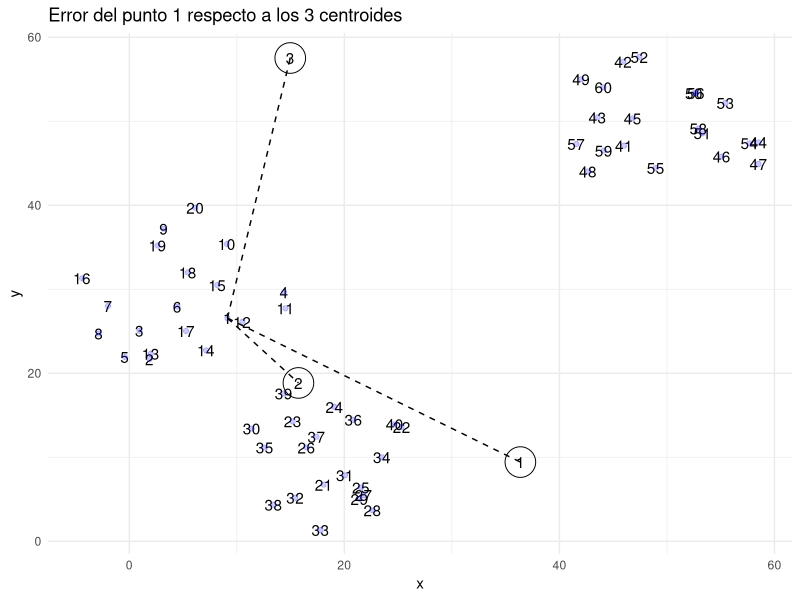
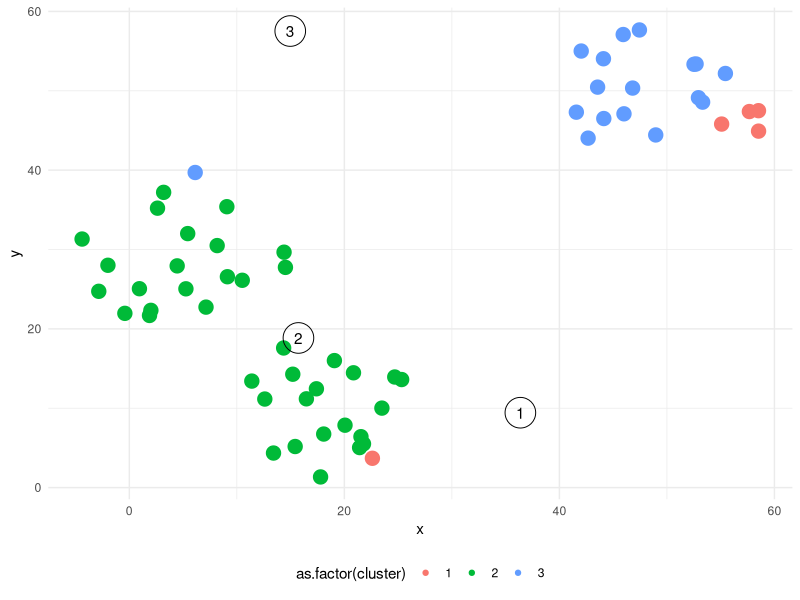

The R script that drew these images, in order: (Note: this script raises an error after producing the figures.)
######### k-means-clustering als numerisches Feature ###########
# daten 
circulo <- function(x, R, centroX=0, centroY=0){
  r = R * sqrt(runif(x))
  theta = runif(x) * 2 * pi
  x = centroX + r * cos(theta)
  y = centroY + r * sin(theta)
  
  z = data.frame(x = x, y = y)
  return(z)
}

library(ggplot2)
set.seed(123)

# We create points around three different points.
datos_1 <- circulo(x = 20,R = 10, centroX = 5, centroY = 30)
datos_2 <- circulo(x = 20,R = 10, centroX = 20, centroY = 10)
datos_3 <- circulo(x = 20,R = 10, centroX = 50, centroY = 50)


datos = data.frame(
  rbind(datos_1,datos_2, datos_3),
  numero_punto = 1:60
)

rm(datos_1,datos_2,datos_3, circulo)

# distanzmessung zw datenpunkten und darstellung
crear_centroides <- function(n_centroides = 3,datos = datos, columns_skip){
  datos_limpios = datos[ , -which(names(datos) %in% columns_skip)]
  columnas <- c(letters[24:26],letters[1:23])
  
  x = matrix(ncol = ncol(datos_limpios) +1, nrow = n_centroides)
  x[1:n_centroides,1:ncol(datos_limpios)] = replicate(ncol(datos_limpios), runif(n_centroides,min(datos_limpios), max(datos_limpios))) 
  x[,ncol(datos_limpios) +1] = 1:n_centroides
  x = data.frame(x, stringsAsFactors = FALSE)
  colnames(x) <- c(columnas[1:ncol(x)-1], "n_centroide")
  return(x)
}

centroides = crear_centroides(n_centroides = 3, datos = datos, columns_skip = "numero_punto")

ggplot() +
  geom_text(aes(x,y, label = numero_punto), data = datos) + 
  geom_point(aes(x,y), col = "blue",alpha = 0.2, data = datos) + 
  geom_point(aes(x,y), data = centroides, size = 10, shape=21) +
  geom_text(aes(x,y, label = n_centroide), data = centroides, col = "black") +
  
  geom_segment(aes(x = datos[1,"x"], y =  datos[1,"y"],
                   xend =   centroides[1,"x"], yend =  centroides[1,"y"]), linetype = "dashed") +
  
  geom_segment(aes(x = datos[1,"x"], y =  datos[1,"y"],
                   xend =   centroides[2,"x"], yend =  centroides[2,"y"]), linetype = "dashed") +
  geom_segment(aes(x = datos[1,"x"], y =  datos[1,"y"],
                   xend =   centroides[3,"x"], yend =  centroides[3,"y"]), linetype = "dashed") +
  
  theme_minimal() +
  labs(title = "Error del punto 1 respecto a los 3 centroides")

# distanzen
# Distance 1
(centroides[1,1] - datos[1,1])^2 + (centroides[1,2] - datos[1,2])^2 
(centroides[2,1] - datos[2,1])^2 + (centroides[2,2] - datos[2,2])^2  
(centroides[3,1] - datos[3,1])^2 + (centroides[3,2] - datos[3,2])^2 

prueba <- c(
  (centroides[1,1] - datos[1,1])^2 + (centroides[1,2] - datos[1,2])^2,
  (centroides[2,1] - datos[2,1])^2 + (centroides[2,2] - datos[2,2])^2,
  (centroides[3,1] - datos[3,1])^2 + (centroides[3,2] - datos[3,2])^2  
)

which(prueba == min(prueba))

datos$error = NA
datos$cluster = NA

for(posicion in 1:length(datos$x)){
  x <- c(
    (centroides[1,1] - datos[posicion,1])^2 + (centroides[1,2] - datos[posicion,2])^2,  
    (centroides[2,1] - datos[posicion,1])^2 + (centroides[2,2] - datos[posicion,2])^2, 
    (centroides[3,1] - datos[posicion,1])^2 + (centroides[3,2] - datos[posicion,2])^2  
  )
  
  datos$error[posicion] = min(x)
  datos$cluster[posicion] = which(x == min(x))
  
}
error = sum(datos$error)

rm(x, posicion)

# plotten
ggplot() + 
  geom_point(aes(x,y, col = as.factor(cluster), size = 7), data = datos) + 
  geom_point(aes(x,y), data = centroides, size = 10, shape=21) +
  geom_text(aes(x,y, label = n_centroide), data = centroides, col = "black") +
  theme_minimal() + theme(legend.position = "bottom") + guides(size = FALSE) 

# klassifikation der k-means-cluster
ibrary(dplyr)
centroides <- datos %>%
  group_by(cluster) %>%
  summarize(
    x = mean(x), 
    y = mean(y)
  ) %>%
  mutate(n_centroide = cluster) %>%
  select(-cluster) %>%
  ungroup() %>%
  as.data.frame(.)


ggplot() + 
  geom_point(aes(x,y, col = as.factor(cluster), size = 7), data = datos) + 
  geom_point(aes(x,y), data = centroides, size = 10, shape=21) +
  geom_text(aes(x,y, label = n_centroide), data = centroides, col = "black") +
  theme_minimal() + theme(legend.position = "bottom") + guides(size = FALSE) 

# iterative verbesserung der cluster-findung
# We create an initial error to calculate the total error difference in the second iteration
error = c(0,error)

i = 2
while(round(error[i],2) != round(error[i-1],2) ){
  
  # We calculate the distance
  for(posicion in 1:length(datos$x)){
    x <- unlist( c(
      (centroides[1,1] - datos[posicion,1])^2 + (centroides[1,2] - datos[posicion,2])^2,  
      (centroides[2,1] - datos[posicion,1])^2 + (centroides[2,2] - datos[posicion,2])^2, 
      (centroides[3,1] - datos[posicion,1])^2 + (centroides[3,2] - datos[posicion,2])^2  
    ))
    
    # We updrade the error and the cluster
    datos$error[posicion] = min(x)
    datos$cluster[posicion] = which(x == min(x))
  }
  
  # We append the total erro to the vector of errors
  error = c(error, sum(datos$error))
  
  centroides <- datos %>%
    group_by(cluster) %>%
    summarize(
      x = mean(x), 
      y = mean(y)
    ) %>%
    mutate(n_centroide = cluster) %>%
    select(-cluster) %>%
    ungroup() %>%
    as.data.frame(.)
  
  
  i = i + 1
  
}
rm(i,x, posicion, error)

# plotten
ggplot() + 
  geom_point(aes(x,y, col = as.factor(cluster), size = 7), data = datos) + 
  geom_point(aes(x,y), data = centroides, size = 10, shape=21) +
  geom_text(aes(x,y, label = n_centroide), data = centroides, col = "black") +
  theme_minimal() + theme(legend.position = "bottom") + guides(size = FALSE) 

# standardisierung
# Standardization of X
datos$x <- datos$x - mean(datos$x) 
datos$x <- datos$x / sd(datos$x)

# Standardization of y
datos$y <- datos$y - mean(datos$y) 
datos$y <- datos$y / sd(datos$y)

# plotten
ggplot() + 
  geom_point(aes(x,y, col = as.factor(cluster), size = 7), data = datos) + 
  theme_minimal() + theme(legend.position = "bottom") + guides(size = FALSE) 

# keine 'random' cluster-initialpunkte am anfang
elevar <- function(x){
  x**2
}


kmeans_personalizada <- function(numero_iteraciones, datos, n_centroides, columns_skip){
  # We initialize the list where we will store the results
  resultados = list()
  
  for(iteracion in 1:numero_iteraciones){
    
    set.seed(iteracion)
    # 1. We create the centroids
    centroides = crear_centroides(n_centroides = n_centroides, datos = datos, 
                                  columns_skip = columns_skip)
    
    centroides <- as.matrix(centroides)
    # centroides <- as.matrix(centroides[,1:ncol(centroides)-1])
    
    # 2. We convert the centroids into a matrix
    datos_limpios = datos[ , -which(names(datos) %in% columns_skip)]
    datos_limpios = as.matrix(datos_limpios)
    
    error = c(-10,0)
    
    i = 2
    centroides_que_no_estan = c(1)
    while(round(error[i],2) != round(error[i-1],2) | length(centroides_que_no_estan)> 0 ){
      
      for(posicion in 1:length(datos$x)){
        
        #3. We calculate the squared error to each centroid
        repeticiones = rep(datos_limpios[posicion,], times = n_centroides)
        centroide_posicion = matrix(repeticiones, nrow = n_centroides, byrow = TRUE)
        
        errores = centroides[,1:ncol(centroides)-1]  - centroide_posicion
        errores = sapply(errores, elevar)
        errores = matrix(errores, nrow = n_centroides)
        errores = rowSums(errores)
        
        #4. We find the error that minimizes the error
        datos$error[posicion] = min(errores)
        datos$cluster[posicion] = which(errores == min(errores))
        
      }
      
      #5. We calculate the total error
      error = c(error, sum(datos$error))
      
      #6. We recalculate the position of the centroids
      centroides <- datos %>%
        group_by(cluster) %>%
        summarize(
          x = mean(x), 
          y = mean(y)
        ) %>%
        mutate(n_centroide = cluster) %>%
        select(-cluster) %>%
        ungroup() %>%
        as.matrix(.)
      
      centroides_que_no_estan = setdiff(seq(1:n_centroides), unique(datos$cluster))
      
      # We check that we don0't have lost any cluster. If we have, then we add it
      if(length(centroides_que_no_estan)> 0){
        centroides_que_no_estan = setdiff(seq(1:n_centroides), unique(datos$cluster))
        
        centroides_nuevos = crear_centroides(n_centroides = length(centroides_que_no_estan), datos = datos, 
                                             columns_skip = columns_skip)
        centroides_nuevos <- as.matrix(centroides_nuevos[,1:ncol(centroides_nuevos)-1])
        
        centroides_nuevos <- cbind(centroides_nuevos, centroides_que_no_estan)
        colnames(centroides_nuevos)[colnames(centroides_nuevos) == "centroides_que_no_estan"] <- "n_centroide"
        centroides <- rbind(centroides, centroides_nuevos)
        
      }
      
      i = i + 1
      
    }
    
    #7.We return the centrooids, the errors and the number of cluster of each observation
    lista <- list(datos[,c("error","cluster")], centroides)
    resultados[[iteracion]] = lista 
    iteracion = iteracion + 1
    
  }
  
  return(resultados)
}

resultados <- kmeans_personalizada(numero_iteraciones = 5,
                                   n_centroides = 3, datos = datos, 
                                   columns_skip = c("numero_punto","error", "cluster"))

# 5 k-means-funktionen checken auf niedrigste verlust-funktion
iteraciones = c()

for(i in 1:length(resultados)){
  x = sum(resultados[[i]][[1]]$error)
  iteraciones = c(iteraciones,x)
}

iteraciones

# plotten
centroides <- as.data.frame(resultados[[5]][[2]])
datos[,c("error","cluster")] = resultados[[5]][[1]]

ggplot() + 
  geom_point(aes(x,y, col = as.factor(cluster), size = 7), data = datos) + 
  geom_point(aes(x,y), data = centroides, size = 10, shape=21) +
  geom_text(aes(x,y, label = n_centroide), data = centroides, col = "black") +
  theme_minimal() + theme(legend.position = "bottom") + guides(size = FALSE) 

# anzahl optimaler cluster?
errores = data.frame(
  numero_clusters = seq(1:(nrow(datos)/2)),
  error = NA
)

for(i in 1:length(errores$numero_clusters)){
  cluster <- kmeans_personalizada(numero_iteraciones = 1,
                                  n_centroides = i, datos = datos, 
                                  columns_skip = c("numero_punto","error", "cluster"))
  
  errores$error[i] = sum(cluster[[1]][[1]]$error)
  
}

ggplot(errores, aes(numero_clusters, error)) + geom_line() + geom_point() + 
  theme_minimal() + labs(title = "Error Total según el número de clusters") + scale_x_continuous(breaks = seq(1,30))



